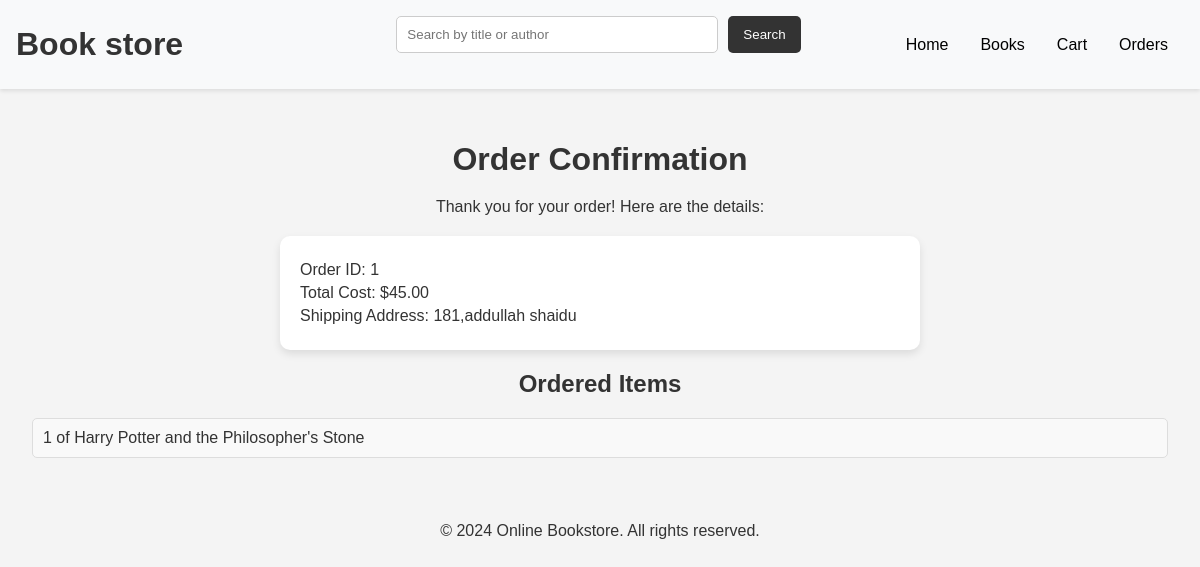
/order_confirmation/1/, run on the app's committed database.
### shop/models.py (models this page shows, shortened)
class Order(models.Model):
    total_cost = models.DecimalField(max_digits=10, decimal_places=2)
    shipping_address = models.CharField(max_length=255)
    created_at = models.DateTimeField(auto_now_add=True)

class OrderItem(models.Model):
    order = models.ForeignKey(Order, on_delete=models.CASCADE, related_name='items')
    book = models.ForeignKey(Book, on_delete=models.CASCADE)
    quantity = models.PositiveIntegerField()

class Book(models.Model):
    title = models.CharField(max_length=200)
    author = models.CharField(max_length=200)
    price = models.DecimalField(max_digits=6, decimal_places=2)
    cover_image = models.ImageField(upload_to='covers/')

### shop/views.py (the view)
# urls.py: path('order_confirmation/<int:order_id>/', views.order_confirmation, name='order_confirmation'),
def order_confirmation(request, order_id):
    order = get_object_or_404(Order, id=order_id)
    return render(request, 'shop/order_confirmation.html', {'order': order})

### shop/templates/shop/order_confirmation.html (shortened to what this page needs)
{% extends 'shop/base.html' %}
{% block content %}
<h1 style="text-align: center; margin: 20px 0;">Order Confirmation</h1>
<p style="text-align: center; margin: 10px 0;">Thank you for your order! Here are the details:</p>
<div class="order-details" style="background-color: white; padding: 20px; border-radius: 10px; box-shadow: 0 4px 8px rgba(0,0,0,0.1); max-width: 600px; margin: 20px auto; text-align: left;">
    <p style="margin: 5px 0;">Order ID: {{ order.id }}</p>
    <p style="margin: 5px 0;">Total Cost: ${{ order.total_cost }}</p>
    <p style="margin: 5px 0;">Shipping Address: {{ order.shipping_address }}</p>
</div>
<h2 style="text-align: center; margin: 20px 0;">Ordered Items</h2>
<ul style="list-style: none; padding: 0;">
    {% for item in order.items.all %}
        <li style="background-color: #f9f9f9; border: 1px solid #ddd; border-radius: 5px; margin: 5px 0; padding: 10px; text-align: left;">{{ item.quantity }} of {{ item.book.title }}</li>
    {% endfor %}
</ul>
{% endblock %}

### shop/static/shop/css/style.css (style rules this page uses)
body { font-family: Arial, sans-serif; margin: 0; padding: 0; background-color: #f4f4f4; color: #333; }

### data on the page
Order: id "1", total_cost "45.00", shipping_address "181,addullah shaidu"
OrderItem: quantity "1", book "Harry Potter and the Philosopher's Stone"
